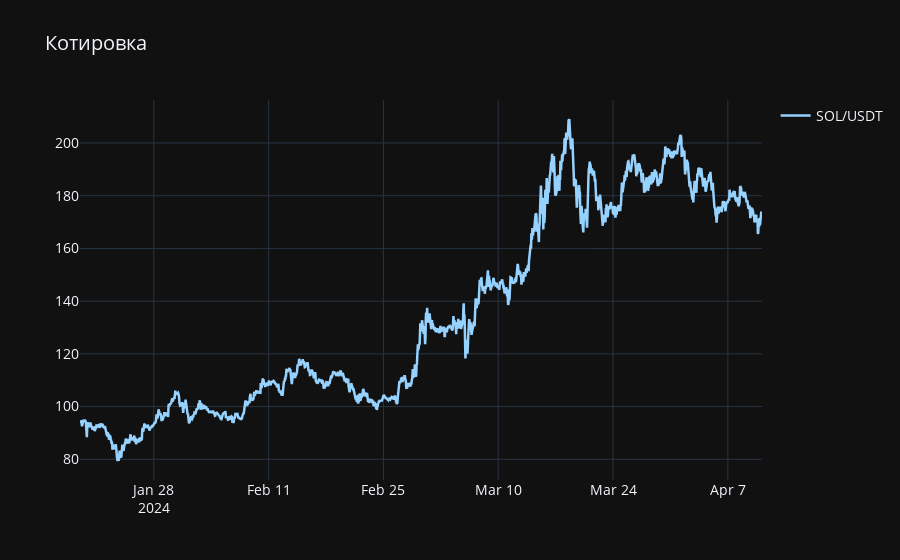

The cell this chart's notebook holds for it:
### Markdown cell above
# ТРЕНД И СЕЗОННОСТЬ

*Тренд* — это долгосрочное изменение в данных, которое может быть восходящим (рост), нисходящим (падение) или
горизонтальным (без изменений). Он представляет собой общее направление движения данных.

**Сезонность** — это периодические колебания в данных, которые повторяются через равные временные интервалы. Сезонность
может быть годовой, месячной, недельной и т. д. Она связана с событиями, которые регулярно влияют на данные.

**Шум (остаток)** — это случайные изменения в данных, которые не могут быть объяснены трендом или сезонностью. Он
представляет собой нерегулярные колебания и вариации в данных.

### Code cell
solusdt_data = solusdt_data.sort_values('open_time')
fig = go.Figure()
fig.add_trace(go.Scatter(
    x=solusdt_data['open_time'],
    y=solusdt_data['open_price'],
    mode='lines',
    line=dict(width=2.5, color='rgb(150, 210, 255)'), #'rgb(150, 210, 255)'
    #stackgroup='one',
    name= 'SOL/USDT')
)

fig.update_layout(
    showlegend=True,
    yaxis=dict(
        type='linear',
        ))#range=[0, 1]

fig.update_traces(textfont_color='rgb(255,255,255)', selector=dict(type='sankey'))
fig.update_layout(title_text="Котировка", font_size=14)
fig.show()

### Figure 1 — Plotly figure (JSON) as saved in the notebook; plotly's stock layout.template omitted (floating-point values rounded to 4 significant figures; data arrays with more than 128 entries replaced by an {"elided": "..."} marker saying what was removed)
{"data": [{"line": {"color": "rgb(150, 210, 255)", "width": 2.5}, "mode": "lines", "name": "SOL/USDT", "type": "scatter", "x": {"elided": "1997 str values"}, "y": {"elided": "1997 float values"}}], "layout": {"font": {"size": 14}, "showlegend": true, "title": {"text": "Котировка"}, "yaxis": {"type": "linear"}}}
